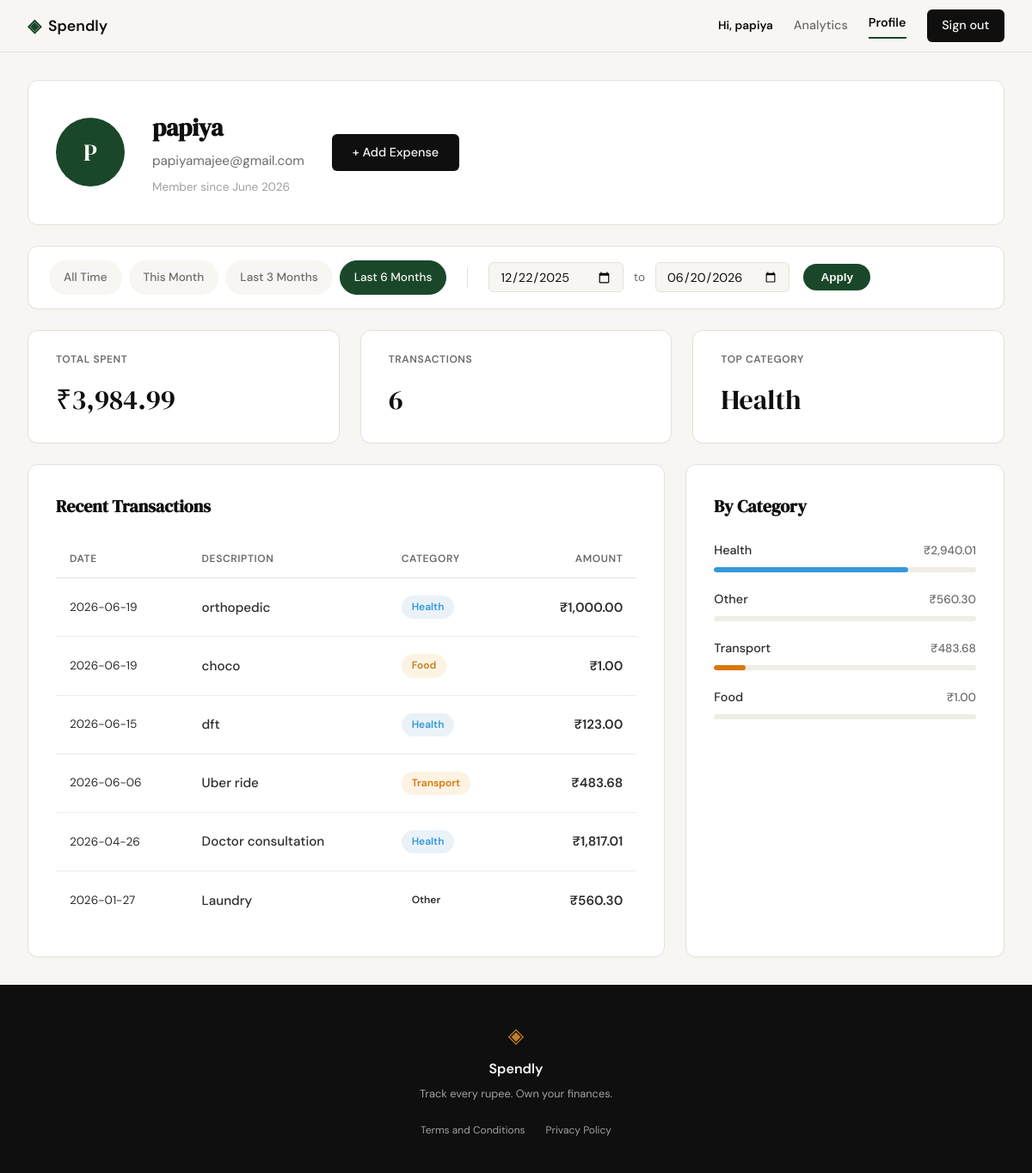
The app's page /profile?date_from=2025-12-22&date_to=2026-06-20 (signed in) with its own data.
### tables this page shows
CREATE TABLE users (
            id INTEGER PRIMARY KEY AUTOINCREMENT,
            name TEXT NOT NULL,
            email TEXT UNIQUE NOT NULL,
            password_hash TEXT NOT NULL,
            created_at TEXT DEFAULT CURRENT_TIMESTAMP
        );

CREATE TABLE expenses (
            id INTEGER PRIMARY KEY AUTOINCREMENT,
            user_id INTEGER NOT NULL,
            amount REAL NOT NULL,
            category TEXT NOT NULL,
            date TEXT NOT NULL,
            description TEXT,
            created_at TEXT DEFAULT CURRENT_TIMESTAMP,
            FOREIGN KEY (user_id) REFERENCES users(id)
        );

### app.py (the view)
@app.route("/profile")
def profile():
    if not session.get("user_id"):
        flash("Please log in to view your profile.", "error")
        return redirect(url_for("login"))
    user_id = session["user_id"]
    user_record = get_user_by_id(user_id)
    date_from_raw = request.args.get("date_from")
    date_to_raw = request.args.get("date_to")
    date_from = None
    date_to = None
    if date_from_raw and date_to_raw:
        try:
            start_date = datetime.strptime(date_from_raw, "%Y-%m-%d").date()
            end_date = datetime.strptime(date_to_raw, "%Y-%m-%d").date()
            if start_date > end_date:
                flash("Start date must be before end date.", "error")
            else:
                date_from = date_from_raw
                date_to = date_to_raw
        except ValueError:
            pass
    today = date.today()
    presets = {
        "this_month": {
            "from": today.replace(day=1).isoformat(),
            "to": today.isoformat()
        },
        "last_3_months": {
            "from": (today - timedelta(days=90)).isoformat(),
            "to": today.isoformat()
        },
        "last_6_months": {
            "from": (today - timedelta(days=180)).isoformat(),
            "to": today.isoformat()
        }
    }
    user_data = {
        "name": user_record["name"],
        "email": user_record["email"],
        "initials": "U"
    }
    try:
        dt_member = datetime.strptime(user_record["created_at"], "%Y-%m-%d %H:%M:%S")
        user_data["member_since"] = dt_member.strftime("%B %Y")
    except (ValueError, TypeError):
        user_data["member_since"] = "Unknown"
    names = user_data["name"].split()
    if len(names) >= 2:
        user_data["initials"] = (names[0][0] + names[-1][0]).upper()
    elif names:
        user_data["initials"] = names[0][0].upper()
    raw_stats = get_user_stats(user_id, date_from, date_to)
    stats = {
        "total_spent": f"₹{raw_stats['total_spent']:,.2f}",
        "count": raw_stats['count'],
        "top_category": raw_stats['top_category'] or "None"
    }
    raw_expenses = get_user_expenses(user_id, date_from, date_to)
    transactions = []
    for exp in raw_expenses:
        transactions.append({
            "date": exp["date"],
            "desc": exp["description"],
            "category": exp["category"],
            "amount": f"₹{exp['amount']:,.2f}"
        })
    categories = get_category_breakdown(user_id, date_from, date_to)
    for cat in categories:
        cat["amount"] = f"₹{cat['amount']:,.2f}"
    return render_template("profile.html",
                           user=user_data,
                           stats=stats,
                           transactions=transactions,
                           categories=categories,
                           date_from=date_from,
                           date_to=date_to,
                           presets=presets)

### database/db.py (called while the page is built)
def get_db():
    conn = sqlite3.connect(DB_NAME)
    conn.row_factory = sqlite3.Row
    conn.execute("PRAGMA foreign_keys = ON;")
    return conn

def get_user_by_id(user_id):
    conn = get_db()
    cursor = conn.cursor()
    try:
        cursor.execute('SELECT * FROM users WHERE id = ?', (user_id,))
        return cursor.fetchone()
    finally:
        conn.close()

def get_user_expenses(user_id, date_from=None, date_to=None):
    conn = get_db()
    cursor = conn.cursor()
    try:
        query = 'SELECT * FROM expenses WHERE user_id = ?'
        params = [user_id]
        if date_from and date_to:
            query += ' AND date BETWEEN ? AND ?'
            params.extend([date_from, date_to])
        query += ' ORDER BY date DESC'
        cursor.execute(query, params)
        return cursor.fetchall()
    finally:
        conn.close()

def get_user_stats(user_id, date_from=None, date_to=None):
    conn = get_db()
    cursor = conn.cursor()
    try:
        date_filter = ""
        params_sub = [user_id]
        params_main = [user_id]
        if date_from and date_to:
            date_filter = " AND date BETWEEN ? AND ?"
            params_sub.extend([date_from, date_to])
            params_main.extend([date_from, date_to])
        query = f'''
            SELECT
                COALESCE(SUM(amount), 0) as total_spent,
                COUNT(id) as count,
                (SELECT category FROM expenses WHERE user_id = ? {date_filter} GROUP BY category ORDER BY SUM(amount) DESC LIMIT 1) as top_category
            FROM expenses
            WHERE user_id = ? {date_filter}
        '''
        cursor.execute(query, params_sub + params_main)
        return cursor.fetchone()
    finally:
        conn.close()

### templates/profile.html (shortened to what this page needs)
{% extends "base.html" %}
{% block head %}
    <link rel="stylesheet" href="{{ url_for('static', filename='css/profile.css') }}">
{% endblock %}
{% block content %}
<div class="profile-container">
    <div class="profile-header-card">
        <div class="profile-avatar">
            {{ user.initials }}
        </div>
        <div class="profile-details">
            <h1 class="profile-name">{{ user.name }}</h1>
            <p class="profile-email">{{ user.email }}</p>
            <p class="profile-meta">Member since {{ user.member_since }}</p>
        </div>
        <a href="{{ url_for('add_expense') }}" class="btn-primary">+ Add Expense</a>
    </div>
    <div class="filter-bar">
        <div class="filter-presets">
            <a href="{{ url_for('profile') }}"
               class="preset-btn {% if not date_from %}active{% endif %}">
                All Time
            </a>
            <a href="{{ url_for('profile', date_from=presets.this_month.from, date_to=presets.this_month.to) }}"
               class="preset-btn {% if date_from == presets.this_month.from and date_to == presets.this_month.to %}active{% endif %}">
                This Month
            </a>
            <a href="{{ url_for('profile', date_from=presets.last_3_months.from, date_to=presets.last_3_months.to) }}"
               class="preset-btn {% if date_from == presets.last_3_months.from and date_to == presets.last_3_months.to %}active{% endif %}">
                Last 3 Months
            </a>
            <a href="{{ url_for('profile', date_from=presets.last_6_months.from, date_to=presets.last_6_months.to) }}"
               class="preset-btn {% if date_from == presets.last_6_months.from and date_to == presets.last_6_months.to %}active{% endif %}">
                Last 6 Months
            </a>
        </div>
        <form action="{{ url_for('profile') }}" method="GET" class="filter-custom">
            <div class="input-group-row">
                <input type="date" id="date_from" name="date_from" value="{{ date_from or '' }}" required>
                <span class="to-text">to</span>
                <input type="date" id="date_to" name="date_to" value="{{ date_to or '' }}" required>
            </div>
            <button type="submit" class="apply-btn">Apply</button>
        </form>
    </div>
    <div class="stats-row">
        <div class="stat-card">
            <div class="stat-label">TOTAL SPENT</div>
            <div class="stat-value">{{ stats.total_spent }}</div>
        </div>
        <div class="stat-card">
            <div class="stat-label">TRANSACTIONS</div>
            <div class="stat-value">{{ stats.count }}</div>
        </div>
        <div class="stat-card">
            <div class="stat-label">TOP CATEGORY</div>
            <div class="stat-value">{{ stats.top_category }}</div>
        </div>
    </div>
    <div class="profile-bottom-grid">
        <div class="history-card">
            <h2 class="section-title">Recent Transactions</h2>
            <div class="history-table-container">
                <table class="history-table">
                    <thead>
                        <tr>
                            <th>DATE</th>
                            <th>DESCRIPTION</th>
                            <th>CATEGORY</th>
                            <th class="td-amount">AMOUNT</th>
                        </tr>
                    </thead>
                    <tbody>
                        {% for tx in transactions %}
                        <tr>
                            <td class="td-date">{{ tx.date }}</td>
                            <td class="td-desc">{{ tx.desc }}</td>
                            <td>
                                <span class="badge badge-{{ tx.category|lower }}">{{ tx.category }}</span>
                            </td>
                            <td class="td-amount">{{ tx.amount }}</td>
                        </tr>
                        {% endfor %}
                    </tbody>
                </table>
            </div>
        </div>
        <div class="category-card">
            <h2 class="section-title">By Category</h2>
            <div class="category-list">
                {% for cat in categories %}
                <div class="category-item">
                    <div class="category-info">
                        <span class="category-name">{{ cat.name }}</span>
                        <span class="category-value">{{ cat.amount }}</span>
                    </div>
                    <div class="progress-bar">
                        <div class="progress-fill fill-{{ cat.class }}" style="width: {{ cat.percent }}%"></div>
                    </div>
                </div>
                {% endfor %}
            </div>
        </div>
    </div>
</div>
{% endblock %}

### templates/base.html (shortened to what this page needs)
<!DOCTYPE html>
<html lang="en">
<head>
    <link rel="stylesheet" href="{{ url_for('static', filename='css/style.css') }}">
    {% block head %}{% endblock %}
</head>
<body>
    <nav class="navbar">
        <div class="nav-inner">
            <a href="{{ url_for('landing') }}" class="nav-brand">
                <span class="brand-icon">◈</span>
                <span class="brand-name">Spendly</span>
            </a>
            <div class="nav-links">
                {% if session.get('user_id') %}
                    <span class="nav-user">Hi, {{ session.get('user_name') }}</span>
                    <a href="{{ url_for('analytics') }}" class="{% if request.endpoint == 'analytics' %}active{% endif %}">Analytics</a>
                    <a href="{{ url_for('profile') }}" class="{% if request.endpoint == 'profile' %}active{% endif %}">Profile</a>
                    <a href="{{ url_for('logout') }}" class="nav-cta">Sign out</a>
                {% else %}
                    <a href="{{ url_for('login') }}">Sign in</a>
                    <a href="{{ url_for('register') }}" class="nav-cta">Get started</a>
                {% endif %}
            </div>
        </div>
    </nav>
    <main class="main-content">
        {% block content %}{% endblock %}
    </main>
    <footer class="footer">
        <div class="footer-inner">
            <span class="brand-icon">◈</span>
            <span class="footer-name">Spendly</span>
            <p class="footer-copy">Track every rupee. Own your finances.</p>
            <div class="footer-links">
                <a href="{{ url_for('terms') }}" class="footer-link">Terms and Conditions</a>
                <a href="{{ url_for('privacy') }}" class="footer-link">Privacy Policy</a>
            </div>
        </div>
    </footer>
</body>
</html>

### static/css/style.css (style rules this page uses)
:root { --ink: #0f0f0f; --ink-soft: #2d2d2d; --ink-muted: #6b6b6b; --ink-faint: #a0a0a0; --paper: #f7f6f3; --paper-warm: #f0ede6; --paper-card: #ffffff; --accent: #1a472a; --accent-light: #e8f0eb; --accent-2: #c17f24; --accent-2-light: #fdf3e3; --danger: #c0392b; --danger-light: #fdecea; --border: #e4e1da; --border-soft: #eeebe4; --font-display: 'DM Serif Display', Georgia, serif; --font-body: 'DM Sans', system-ui, sans-serif; --max-width: 1200px; --auth-width: 440px; --radius-sm: 6px; --radius-md: 12px; --radius-lg: 20px; }
*, *::before, *::after { box-sizing: border-box; margin: 0; padding: 0; }
html { font-size: 16px; scroll-behavior: smooth; }
body { background: var(--paper); color: var(--ink); font-family: var(--font-body); font-size: 1rem; line-height: 1.6; -webkit-font-smoothing: antialiased; }
a { color: inherit; text-decoration: none; }
.navbar { position: sticky; top: 0; z-index: 100; background: var(--paper); border-bottom: 1px solid var(--border); padding: 0 2rem; }
.nav-inner { max-width: var(--max-width); margin: 0 auto; height: 60px; display: flex; align-items: center; justify-content: space-between; }
.nav-brand { display: flex; align-items: center; gap: 0.5rem; font-family: var(--font-body); font-weight: 600; font-size: 1.1rem; color: var(--ink); }
.brand-icon { color: var(--accent); font-size: 1.3rem; }
.brand-name { color: var(--ink); }
.nav-links { display: flex; align-items: center; gap: 1.5rem; font-size: 0.9rem; font-weight: 500; }
.nav-links a { color: var(--ink-muted); transition: color 0.2s; }
.nav-links a.active { color: var(--ink); font-weight: 600; border-bottom: 2px solid var(--accent); padding-bottom: 0.25rem; }
.nav-user { color: var(--ink); font-weight: 600; font-size: 0.85rem; }
.nav-cta { background: var(--ink) !important; color: var(--paper) !important; padding: 0.45rem 1.1rem; border-radius: var(--radius-sm); transition: background 0.2s !important; }
.main-content { min-height: calc(100vh - 60px - 100px); }
.btn-primary { display: inline-block; background: var(--ink); color: var(--paper); padding: 0.65rem 1.5rem; border-radius: var(--radius-sm); font-family: var(--font-body); font-size: 0.9rem; font-weight: 500; cursor: pointer; border: none; transition: background 0.2s; text-decoration: none; }
.footer { background: var(--ink); color: var(--paper); padding: 2.5rem 2rem; text-align: center; }
.footer-inner { display: flex; flex-direction: column; align-items: center; gap: 0.4rem; }
.footer .brand-icon { color: var(--accent-2); font-size: 1.5rem; }
.footer-name { font-weight: 600; font-size: 1rem; }
.footer-copy { font-size: 0.8rem; color: var(--ink-faint); }
.footer-links { margin-top: 1rem; display: flex; gap: 1.5rem; }
.footer-link { font-size: 0.75rem; color: var(--ink-faint); transition: color 0.2s; }

### records on screen
users: get "papiya", name "papiya", email "papiyamajee@gmail.com"
expenses: date "2026-06-19", desc "orthopedic", category "Health", amount "₹1,000.00"
expenses: date "2026-06-19", desc "choco", category "Food", amount "₹1.00"
expenses: date "2026-06-15", desc "dft", category "Health", amount "₹123.00"
expenses: date "2026-06-06", desc "Uber ride", category "Transport", amount "₹483.68"
expenses: date "2026-04-26", desc "Doctor consultation", category "Health", amount "₹1,817.01"
expenses: date "2026-01-27", desc "Laundry", category "Other", amount "₹560.30"

### other values on screen
{{ user.initials }} "P"
{{ user.member_since }} "June 2026"
{{ stats.total_spent }} "₹3,984.99"
{{ stats.count }} "6"
{{ stats.top_category }} "Health"
{{ cat.name }} "Health" "Other" "Transport" "Food"
{{ cat.amount }} "₹2,940.01" "₹560.30" "₹483.68" "₹1.00"
